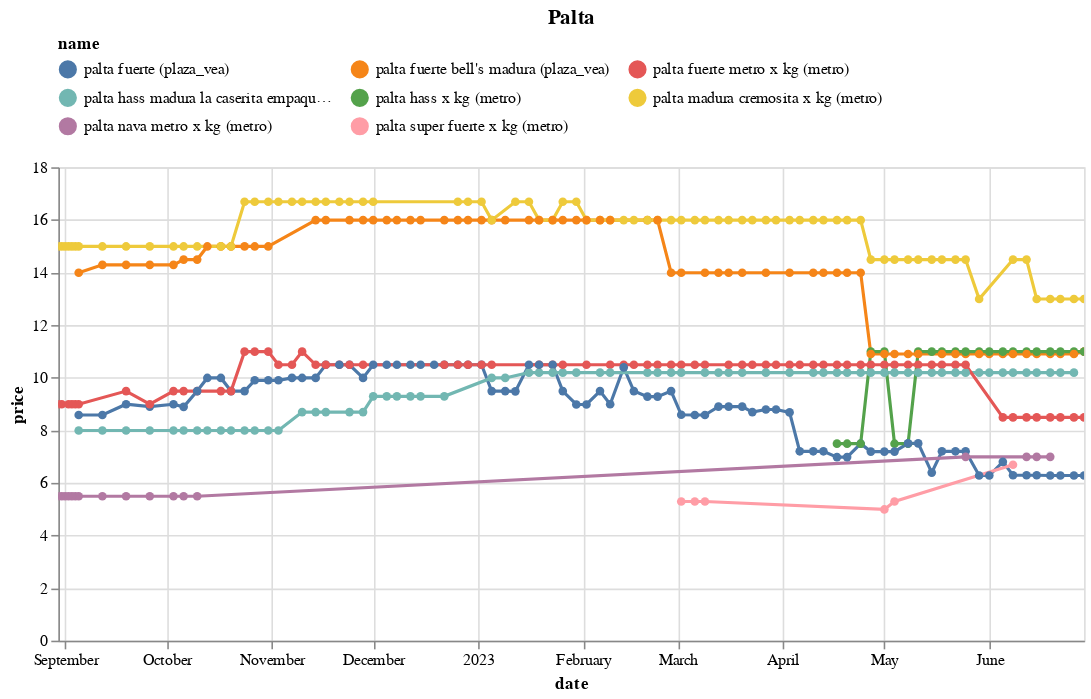

The notebook cell saved with this chart:
### Code cell
(df
 .loc[df.name.isin(names)]
 .pipe(alt.Chart)
 .mark_line(point=True)
 .encode(x='date', y='price', color='name', tooltip=['name','price'])
 .properties(width=650, title='Palta')
 .interactive()
 .configure_legend(orient='top', columns=3)
)

### Figure 1 — Vega-Lite specification as saved in the notebook (floating-point values rounded to 4 significant figures; data arrays with more than 128 entries replaced by an {"elided": "..."} marker saying what was removed)
{"config": {"view": {"continuousWidth": 300, "continuousHeight": 300}, "legend": {"columns": 3, "orient": "top"}}, "data": {"name": "data-5b3517d8d5fb21c980ca6423b0eb1a08"}, "mark": {"type": "line", "point": true}, "encoding": {"color": {"field": "name", "type": "nominal"}, "tooltip": [{"field": "name", "type": "nominal"}, {"field": "price", "type": "quantitative"}], "x": {"field": "date", "type": "temporal"}, "y": {"field": "price", "type": "quantitative"}}, "params": [{"name": "param_14", "select": {"type": "interval", "encodings": ["x", "y"]}, "bind": "scales"}], "title": "Palta", "width": 650, "$schema": "https://vega.github.io/schema/vega-lite/v5.8.0.json", "datasets": {"data-5b3517d8d5fb21c980ca6423b0eb1a08": {"elided": "412 records"}}}
